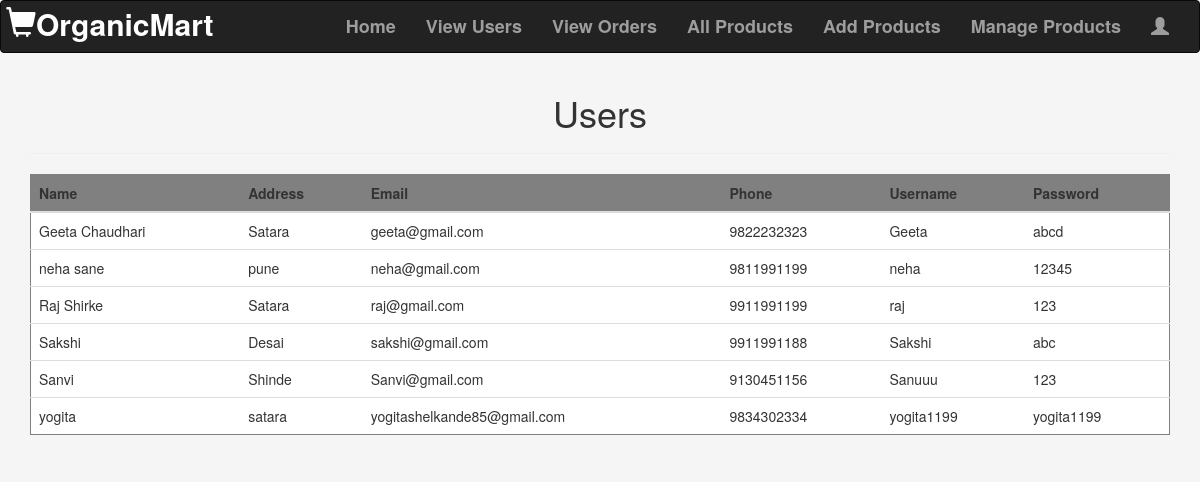
The page /admin/viewUser.php on the database its author committed.
### tables this page shows
CREATE TABLE `register` (
  `name` varchar(30) DEFAULT NULL,
  `address` varchar(50) DEFAULT NULL,
  `email` varchar(50) DEFAULT NULL,
  `phone` varchar(10) DEFAULT NULL,
  `username` varchar(30) NOT NULL,
  `password` varchar(30) DEFAULT NULL
);

### admin/viewUser.php (the view, shortened to what this page needs)
<!DOCTYPE HTML>
<html>
    <head>
        <link rel="stylesheet" href="https://maxcdn.bootstrapcdn.com/bootstrap/3.4.1/css/bootstrap.min.css">
    </head>
    <body>
    <nav class="navbar navbar-inverse">
            <div class="container-fluid">
                <div class="navbar-header">
                    <a class="navbar-brand" href="#" class="logo" id="logo"><span class="glyphicon glyphicon-shopping-cart"></span>OrganicMart</a>
                </div>
                <div class="collapse navbar-collapse" id="myNavbar">
                <ul class="nav navbar-nav navbar-right">
                        <li><a href="viewUser.php">Home</a></li>
                        <li><a href="viewUser.php">View Users</a></li>
                        <li><a href="viewOrder.php">View Orders</a></li>
                        <li><a href="displayproduct.php">All Products</a></li>
                        <li><a href="addproduct.php">Add Products</a></li>
                        <li><a href="manageprod.php">Manage Products</a></li>
                        <li><a href=profile.php class="text-danger"><span class="glyphicon glyphicon-user"></span></a></li>
                </ul>
            </div>
        </nav>
        <div class="container">
            <h1 align=center>Users</h1><hr>
            <table class="table table-borderd" align="center">
                <thead>
                    <tr>
                        <th>Name</th><th>Address</th><th>Email</th>
                        <th>Phone</th><th>Username</th><th>Password</th>
                    </tr>
                </thead>
                <tbody>
                <?php
                  $cn=mysqli_connect("localhost","root","");
                  $q="SELECT * from register";
                  $rs=mysqli_query($cn,$q);
                  while($a=mysqli_fetch_array($rs))
                  {
                    extract($a);
                    echo "<tr>";
                    echo "<td>$name</td><td>$address</td><td>$email</td><td>$phone</td><td>$username</td><td>$password</td>";
                    echo"</tr>";
                  }
                ?>
                </tbody>
            </table>
        </div>
    </body>
</html>

### admin/viewUser.php (style rules this page uses)
body { background-color:whitesmoke; }
table { border: 1px solid gray; background-color:white; }
th { background-color:gray; text:white; }
nav { background-color: aqua; }
.navbar #logo { font-size: 30px; color: white; padding:5px; }
.navbar a { font-weight: bold; color: white; font-size:18px; }

### rows shown on the page
register: name "Geeta Chaudhari", address "Satara", email "geeta@gmail.com", phone "9822232323", username "Geeta", password "abcd"
register: name "neha sane", address "pune", email "neha@gmail.com", phone "9811991199", username "neha", password "12345"
register: name "Raj Shirke", address "Satara", email "raj@gmail.com", phone "9911991199", username "raj", password "123"
register: name "Sakshi", address "Desai", email "sakshi@gmail.com", phone "9911991188", username "Sakshi", password "abc"
register: name "Sanvi", address "Shinde", email "Sanvi@gmail.com", phone "9130451156", username "Sanuuu", password "123"
register: name "yogita", address "satara", email "yogitashelkande85@gmail.com", phone "9834302334", username "yogita1199", password "yogita1199"
